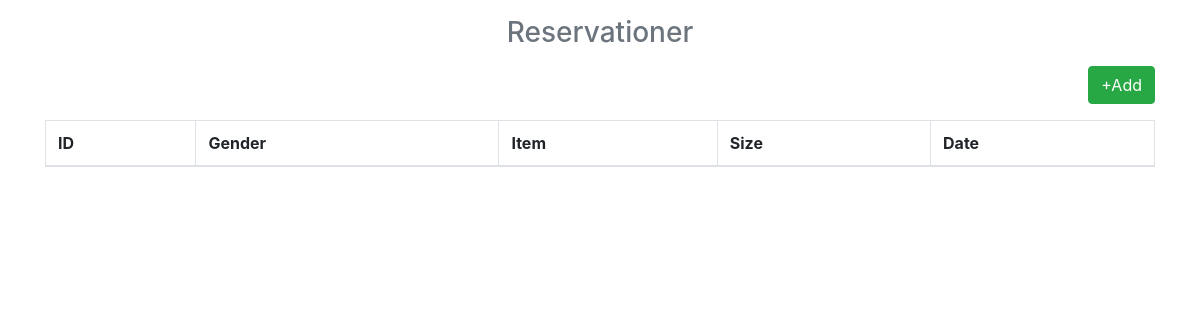
The page /index on the database as committed earlier.
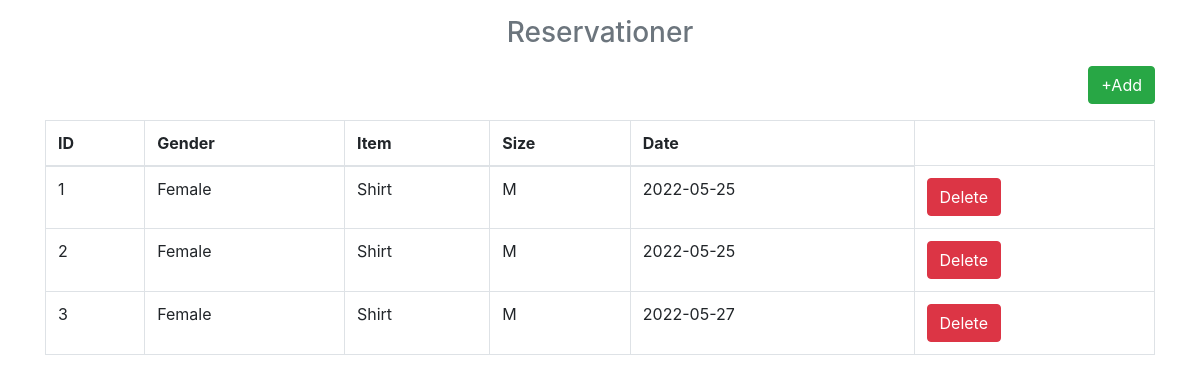
The same page on the database as committed later.
### tables this page shows
CREATE TABLE Reservation (ID INTEGER PRIMARY KEY, Gender TEXT NOT NULL, Item TEXT NOT NULL, Size TEXT NOT NULL, Date DATE NOT NULL);

### app.py (the view)
@app.route("/")
@app.route("/index")
def index():
    con=sql.connect("UVDB.db")
    con.row_factory=sql.Row
    cur=con.cursor()
    cur.execute("SELECT * FROM Reservation")
    data=cur.fetchall()
    return render_template("index.html",datas=data)

### templates/index.html
{% extends 'layout.html' %}
{% block body %}
  <h3 class='text-center text-muted mb-3'>Reservationer</h3>
  <p class='text-right'><a href='{{url_for("add")}}' class='btn btn-success '>+Add</a></p>
  <table class='table table-bordered'>
    <thead>
      <th>ID</th>
      <th>Gender</th>
      <th>Item</th>
      <th>Size</th>
      <th>Date</th>
    </thead>
    <tbody>
      {% for row in datas %}
        <tr>
          <td>{{row.ID}}</td>
          <td>{{row.Gender}}</td>
          <td>{{row.Item}}</td>
          <td>{{row.Size}}</td>
          <td>{{row.Date}}</td>
          <td><a href='{{url_for("delete",id=row.ID)}}' class='btn btn-danger' onclick='return confirm("Are You Sure")'>Delete</a></td>
        </tr>
      {%endfor%}
    </tbody>
  </table>
{% endblock %}

### templates/layout.html (shortened to what this page needs)
<html>
  <head>
    <link rel="stylesheet" href="https://maxcdn.bootstrapcdn.com/bootstrap/4.0.0/css/bootstrap.min.css">
  </head>
  <body>
    <div class='container pt-3'>
      {% block body %}
      {% endblock %}
    </div>
  </body>
</html>

Rows that differ between the two databases and show on the page:
added Reservation: ID "1", Gender "Female", Item "Shirt", Size "M", Date "2022-05-25"
added Reservation: ID "2", Gender "Female", Item "Shirt", Size "M", Date "2022-05-25"
added Reservation: ID "3", Gender "Female", Item "Shirt", Size "M", Date "2022-05-27"
